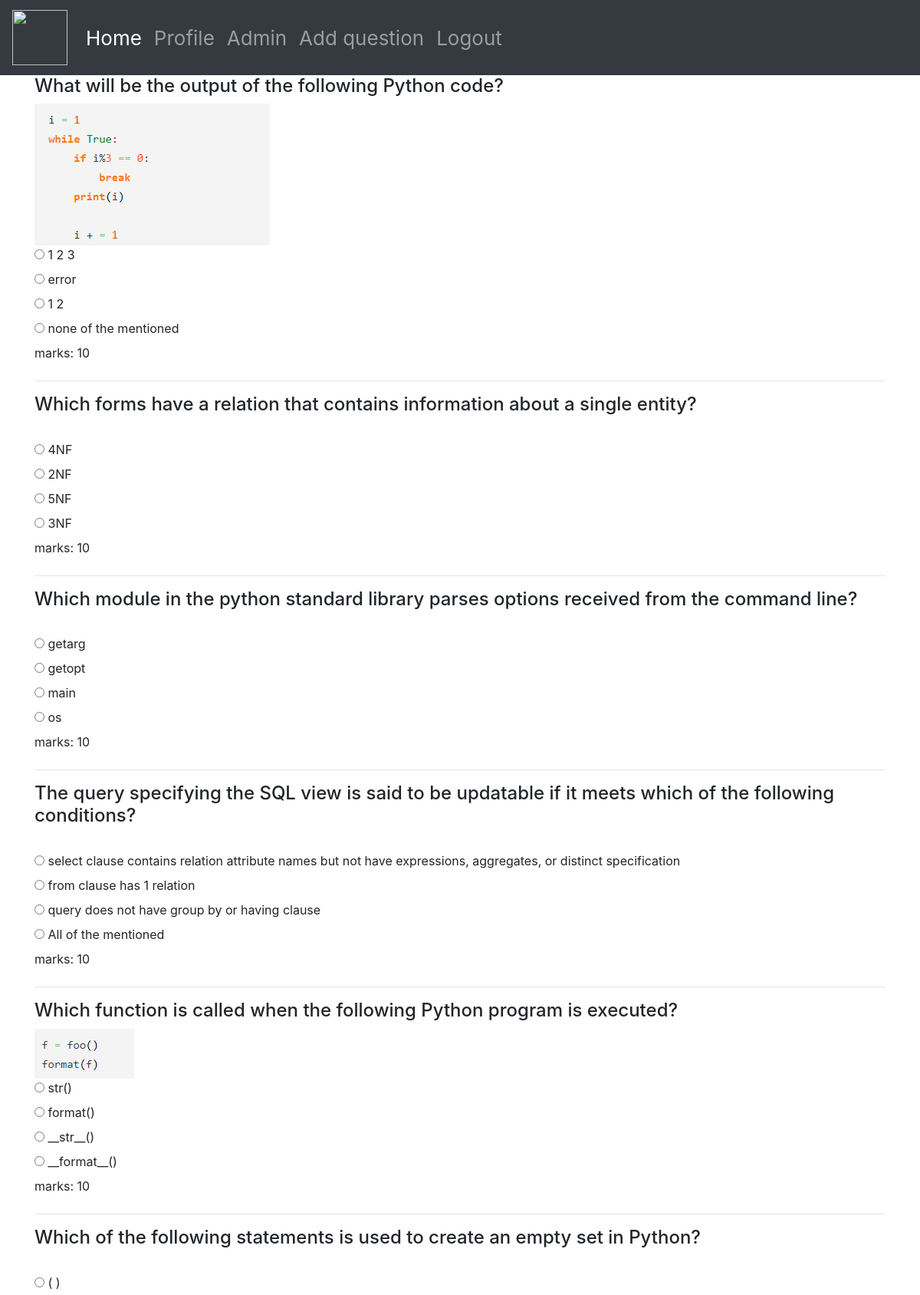
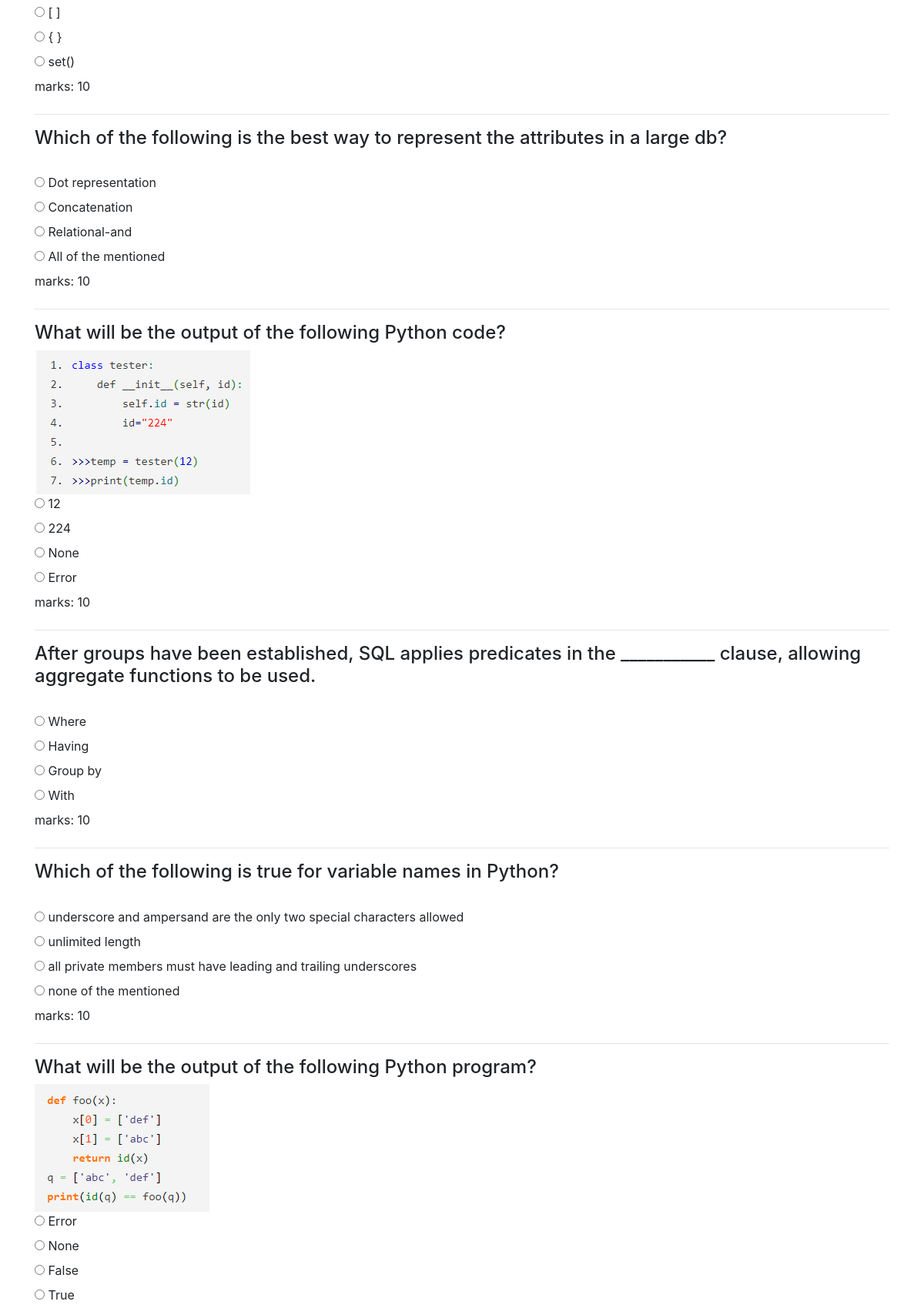
Screenshot of /intermediate (signed in, upper part) with the database file from the repository (2 pictures, top to bottom).
### home/models.py (models this page shows, shortened)
class QuesModel(models.Model):
    question = models.CharField(max_length=400,null=True)
    desc = models.ImageField(null=True,blank=True,upload_to="images/")
    category = models.CharField(max_length=200,null=True)
    marks = models.IntegerField(default=0)
    op1 = models.CharField(max_length=200,null=True)
    op2 = models.CharField(max_length=200,null=True)
    op3 = models.CharField(max_length=200,null=True)
    op4 = models.CharField(max_length=200,null=True)
    ans = models.CharField(max_length=200,null=True)
    explaination = models.CharField(max_length=400,null=True,default="")
    subject = models.CharField(max_length=200,default="")

### home/views.py (the view, shortened to what this page needs)
# urls.py: path('intermediate', views.intermediate, name="intermediate"),
def intermediate(request):
    if request.user.is_anonymous:
        return redirect("/login")
    questions_intermediate = QuesModel.objects.filter(category="intermediate", marks="10")
    questions_intermediate = list(questions_intermediate)
    random.shuffle(questions_intermediate)
    questions_intermediate_new = []
    for i in range(0,15):
        questions_intermediate_new.append(questions_intermediate[i])
    context = {
        "questions_list_intermediate":questions_intermediate_new,
    }
    return render(request, "intermediate.html",context)

### templates/intermediate.html (shortened to what this page needs)
{% extends 'navbar.html' %}
{% block body %}
<div class="container">
    <form method="post" action="">
    {%for j in questions_list_intermediate%}
        <h4>{{j.question}}</h4>
    {%if j.desc%}
        <img src="{{j.desc.url}}">
    {%endif%}
    <br>
    <input type="radio" value="{{j.op1}}" name="answer_intermediate{{forloop.counter}}">
    <label for="answer_intermediate{{forloop.counter}}">{{j.op1}}</label>
    <br>
    <input type="radio" value="{{j.op2}}" name="answer_intermediate{{forloop.counter}}">
    <label for="answer_intermediate{{forloop.counter}}">{{j.op2}}</label>
    <br>
    <input type="radio" value="{{j.op3}}" name="answer_intermediate{{forloop.counter}}">
    <label for="answer_intermediate{{forloop.counter}}">{{j.op3}}</label>
    <br>
    <input type="radio" value="{{j.op4}}" name="answer_intermediate{{forloop.counter}}">
    <label for="answer_intermediate{{forloop.counter}}">{{j.op4}}</label>
    <br>
    <label>marks: {{j.marks}}</label>
    <hr>
    {%endfor%}
    </form>
</div>
{% endblock body %}

### rows the page displays
QuesModel: question "What will be the output of the following Python code?", desc (picture), op1 "1 2 3", op2 "error", op3 "1 2", op4 "none of the mentioned", marks "10"
QuesModel: question "Which forms have a relation that contains information about a single entity?", op1 "4NF", op2 "2NF", op3 "5NF", op4 "3NF", marks "10"
QuesModel: question "Which module in the python standard library parses options received from the command line?", op1 "getarg", op2 "getopt", op3 "main", op4 "os", marks "10"
QuesModel: question "The query specifying the SQL view is said to be updatable if it meets which of the following conditions?", op1 "select clause contains relation attribute names but not have expressions, aggregates, or distinct specification", op2 "from clause has 1 relation", op3 "query does not have group by or having clause", op4 "All of the mentioned", marks "10"
QuesModel: question "Which function is called when the following Python program is executed?", desc (picture), op1 "str()", op2 "format()", op3 "__str__()", op4 "__format__()", marks "10"
QuesModel: question "Which of the following statements is used to create an empty set in Python?", op1 "( )", op2 "[ ]", op3 "{ }", op4 "set()", marks "10"
QuesModel: question "Which of the following is the best way to represent the attributes in a large db?", op1 "Dot representation", op2 "Concatenation", op3 "Relational-and", op4 "All of the mentioned", marks "10"
QuesModel: question "What will be the output of the following Python code?", desc (picture), op1 "12", op2 "224", op3 "None", op4 "Error", marks "10"
QuesModel: question "After groups have been established, SQL applies predicates in the ___________ clause, allowing aggregate functions to be used.", op1 "Where", op2 "Having", op3 "Group by", op4 "With", marks "10"
QuesModel: question "Which of the following is true for variable names in Python?", op1 "underscore and ampersand are the only two special characters allowed", op2 "unlimited length", op3 "all private members must have leading and trailing underscores", op4 "none of the mentioned", marks "10"
QuesModel: question "What will be the output of the following Python program?", desc (picture), op1 "Error", op2 "None", op3 "False", op4 "True"
